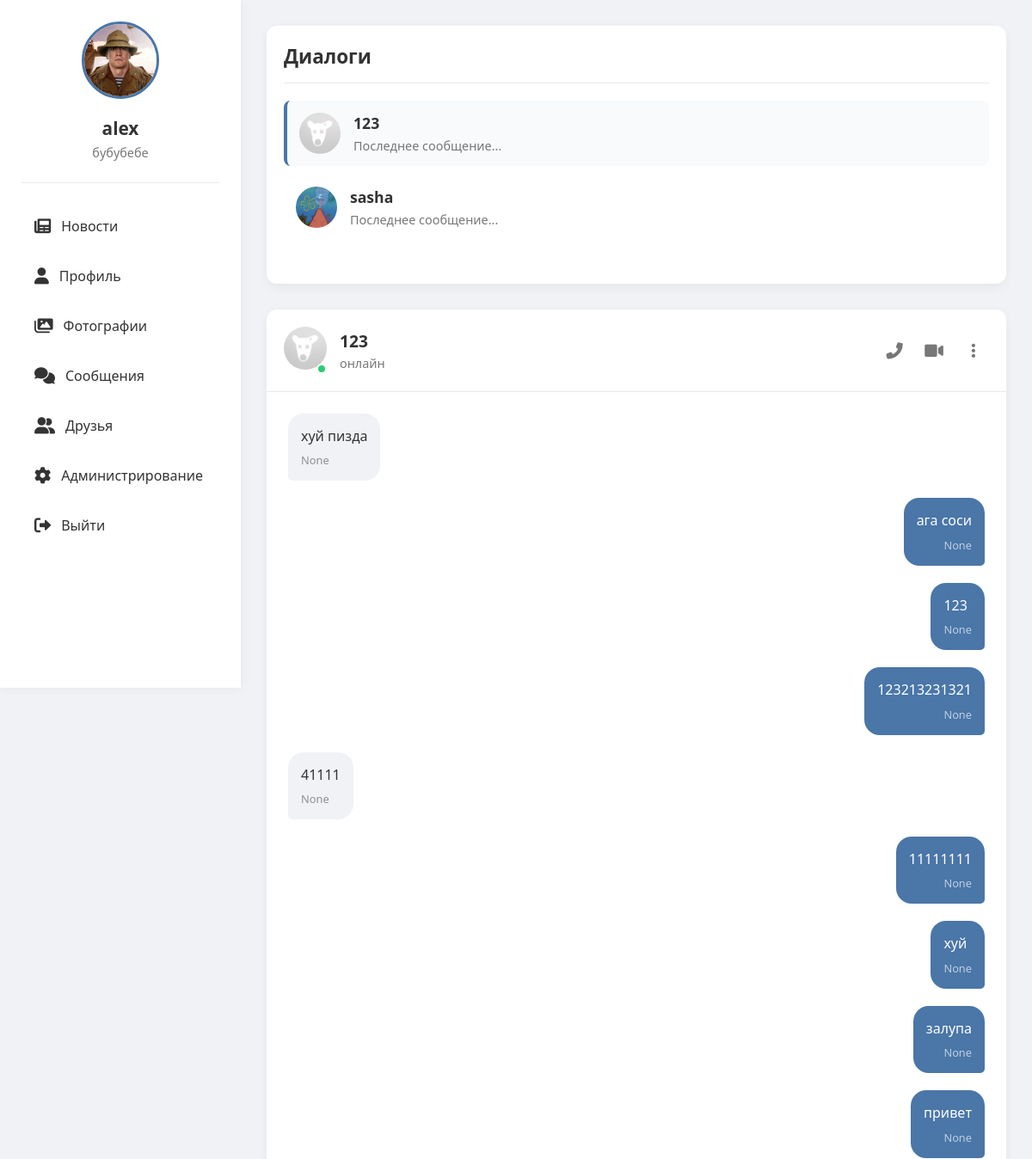
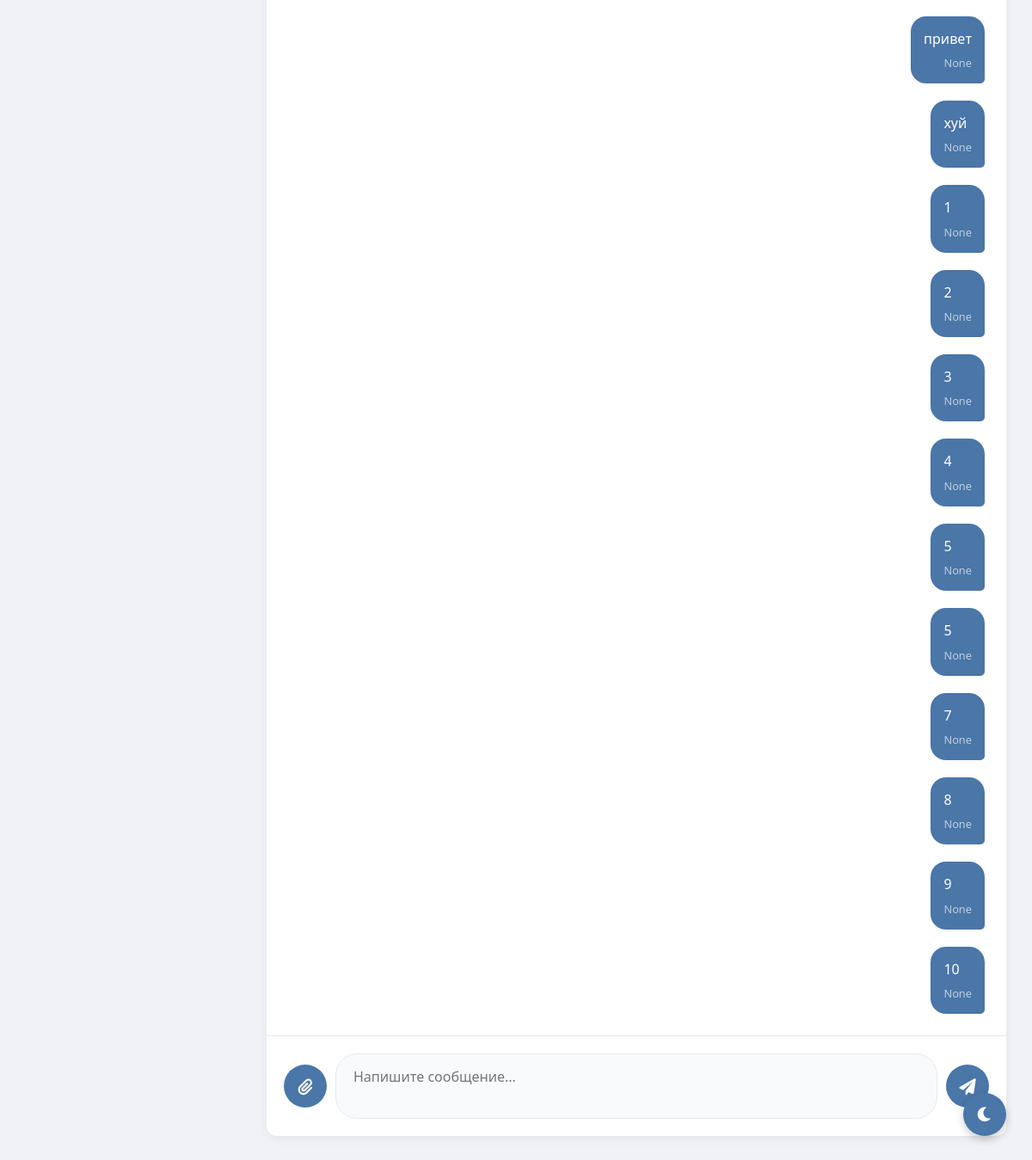
Page /messages/5 (signed in) on the committed database (2 pictures, top to bottom).
### tables this page shows
CREATE TABLE users (
                id INTEGER PRIMARY KEY AUTOINCREMENT,
                username TEXT UNIQUE NOT NULL,
                password TEXT NOT NULL,
                email TEXT,
                bio TEXT,
                avatar TEXT, role TEXT DEFAULT 'user' CHECK(role IN ('admin', 'moderator', 'user')));

CREATE TABLE messages (
                id INTEGER PRIMARY KEY AUTOINCREMENT,
                sender_id INTEGER NOT NULL,
                receiver_id INTEGER NOT NULL,
                content TEXT NOT NULL,
                file_path TEXT,
                timestamp DATETIME DEFAULT CURRENT_TIMESTAMP,
                FOREIGN KEY(sender_id) REFERENCES users(id),
                FOREIGN KEY(receiver_id) REFERENCES users(id));

### routes/messages.py (the view)
@bp.route('/messages')
@bp.route('/messages/<int:friend_id>')
def messages(friend_id=None):
    if 'user_id' not in session:
        return redirect(url_for('auth.index'))
    user_id = session['user_id']
    conn = get_db()
    c = conn.cursor()
    c.execute("SELECT * FROM users WHERE id = ?", (user_id,))
    user = c.fetchone()
    c.execute('''SELECT users.id, users.username, users.avatar
                FROM friends
                JOIN users ON friends.friend_id = users.id
                WHERE friends.user_id = ? AND friends.status = 'accepted'
                UNION
                SELECT users.id, users.username, users.avatar
                FROM friends
                JOIN users ON friends.user_id = users.id
                WHERE friends.friend_id = ? AND friends.status = 'accepted'
                ORDER BY username''', (user_id, user_id))
    friends = c.fetchall()
    messages = []
    active_friend = None
    if friend_id:
        c.execute("SELECT * FROM users WHERE id = ?", (friend_id,))
        active_friend = c.fetchone()
        c.execute('''SELECT messages.*, users.username, users.avatar
                    FROM messages
                    JOIN users ON messages.sender_id = users.id
                    WHERE (sender_id = ? AND receiver_id = ?)
                    OR (sender_id = ? AND receiver_id = ?)
                    ORDER BY timestamp''',
                 (user_id, friend_id, friend_id, user_id))
        messages = c.fetchall()
    conn.close()
    return render_template('messages.html',
                         user=user,
                         friends=friends,
                         messages=messages,
                         friend_id=friend_id,
                         active_friend=active_friend)

### models.py (called while the page is built)
def get_db():
    conn = sqlite3.connect('social_network.db')
    conn.row_factory = sqlite3.Row
    return conn

### templates/messages.html (shortened to what this page needs)
<!DOCTYPE html>
<html lang="ru">
<head>
    <link href="https://cdnjs.cloudflare.com/ajax/libs/font-awesome/6.0.0/css/all.min.css" rel="stylesheet">
</head>
<body>
    <div class="app-container">
        <div class="sidebar">
            <div class="profile-card">
                <img src="{% if user[5] %}{{ url_for('static', filename='uploads/' + user[5]) }}{% else %}{{ url_for('static', filename='uploads/default_avatar.png') }}{% endif %}"
                     alt="Avatar"
                     onerror="this.onerror=null; this.src='{{ url_for('static', filename='uploads/default_avatar.png') }}'">
                <h3>{{ user[1] }}</h3>
                <p>{{ user[4] or 'Статус не указан' }}</p>
            </div>
            <div class="nav">
                <a href="{{ url_for('feed.feed') }}">
                    <i class="fas fa-newspaper"></i> Новости
                </a>
                <a href="{{ url_for('profile.profile') }}">
                    <i class="fas fa-user"></i> Профиль
                </a>
                <a href="{{ url_for('gallery.gallery') }}">
                    <i class="fas fa-images"></i> Фотографии
                </a>
                <a href="{{ url_for('messages.messages') }}" {% if active_page == 'messages' %}class="active"{% endif %}>
                    <i class="fas fa-comments"></i> Сообщения
                </a>
                <a href="{{ url_for('friends.friends') }}" {% if active_page == 'friends' %}class="active"{% endif %}>
                    <i class="fas fa-user-friends"></i> Друзья
                </a>
                {% if user[6] == 'admin' %}
                <a href="{{ url_for('admin.admin') }}" {% if active_page == 'admin' %}class="active"{% endif %}>
                    <i class="fas fa-cog"></i> Администрирование
                </a>
                {% endif %}
                <a href="{{ url_for('static.logout') }}">
                    <i class="fas fa-sign-out-alt"></i> Выйти
                </a>
            </div>
        </div>
        <div class="content">
            <div class="friends-list">
                <h2>Диалоги</h2>
                {% for friend in friends %}
                <div class="friend-item {% if friend_id == friend[0] %}active{% endif %}" onclick="location.href='{{ url_for('messages.messages', friend_id=friend[0]) }}'">
                    <img src="{% if friend[2] %}{{ url_for('static', filename='uploads/' + friend[2]) }}{% else %}{{ url_for('static', filename='uploads/default_avatar.png') }}{% endif %}"
                         alt="Avatar"
                         onerror="this.onerror=null; this.src='{{ url_for('static', filename='uploads/default_avatar.png') }}'">
                    <div class="friend-info">
                        <h3>{{ friend[1] }}</h3>
                        <p>Последнее сообщение...</p>
                    </div>
                </div>
                {% endfor %}
            </div>
            <div class="chat-container">
                {% if friend_id %}
                <div class="chat-header">
                    <div class="chat-avatar">
                        <img src="{% if active_friend[5] %}{{ url_for('static', filename='uploads/' + active_friend[5]) }}{% else %}{{ url_for('static', filename='uploads/default_avatar.png') }}{% endif %}"
                             alt="Аватар {{ active_friend[1] }}"
                             onerror="this.onerror=null; this.src='{{ url_for('static', filename='uploads/default_avatar.png') }}'">
                        <div class="chat-status {% if active_friend[6] %}chat-status-online{% endif %}"></div>
                    </div>
                    <div class="chat-info">
                        <h3>{{ active_friend[1] }}</h3>
                        <p>
                            {% if active_friend[6] %}
                                онлайн
                            {% else %}
                                был(а) {{ active_friend[7].strftime('%H:%M') if active_friend[7] else 'недавно' }}
                            {% endif %}
                        </p>
                    </div>
                    <div class="chat-actions">
                        <button title="Позвонить"><i class="fas fa-phone-alt"></i></button>
                        <button title="Видеозвонок"><i class="fas fa-video"></i></button>
                        <button title="Дополнительно"><i class="fas fa-ellipsis-v"></i></button>
                    </div>
                </div>
                <div class="chat-messages" id="chat-messages">
                    {% for msg in messages %}
                    <div class="message {% if msg[1] == session['user_id'] %}sent{% else %}received{% endif %}">
                        <div class="message-text">{{ msg[3] }}</div>
                        <div class="message-time">{{ msg[4] }}</div>
                    </div>
                    {% endfor %}
                </div>
                <div class="chat-input">
                    <button id="attach-button" title="Прикрепить файл"><i class="fas fa-paperclip"></i></button>
                    <textarea id="message-input" placeholder="Напишите сообщение..."></textarea>
                    <button id="send-button" title="Отправить"><i class="fas fa-paper-plane"></i></button>
                </div>
                {% else %}
                <div class="empty-chat">
                    <i class="fas fa-comments"></i>
                    <h3>Выберите диалог</h3>
                    <p>Начните общение с вашими друзьями</p>
                </div>
                {% endif %}
            </div>
        </div>
    </div>
    <button class="theme-toggle" id="themeToggle">
        <i class="fas fa-moon"></i>
    </button>
</body>
</html>

### rows in the picture
users: avatar (picture), username "alex", bio "бубубебе"
users: shows a picture, username "123"
users: avatar (picture), username "sasha"
messages: content "хуй пизда", msg "None"
messages: content "ага соси", msg "None"
messages: content "123", msg "None"
messages: content "123213231321", msg "None"
messages: content "41111", msg "None"
messages: content "11111111", msg "None"
messages: content "хуй", msg "None"
messages: content "залупа", msg "None"
messages: content "привет", msg "None"
messages: content "привет", msg "None"
messages: content "хуй", msg "None"
messages: content "1", msg "None"
messages: content "2", msg "None"
messages: content "3", msg "None"
messages: content "4", msg "None"
messages: content "5", msg "None"
messages: content "5", msg "None"
messages: content "7", msg "None"
messages: content "8", msg "None"
messages: content "9", msg "None"
messages: content "10", msg "None"
